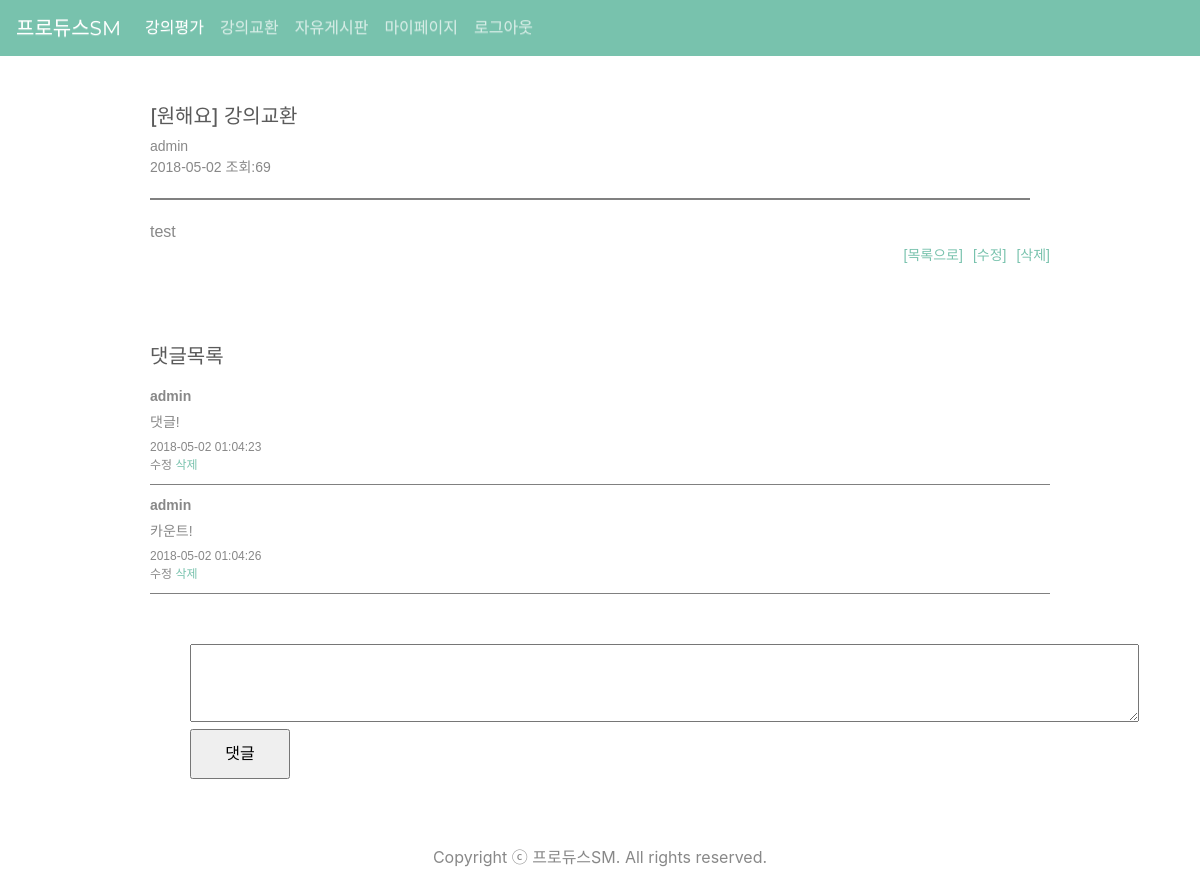
The page /page/trade_board/trade_read.php?idx=1 (signed in) on the database as committed earlier.
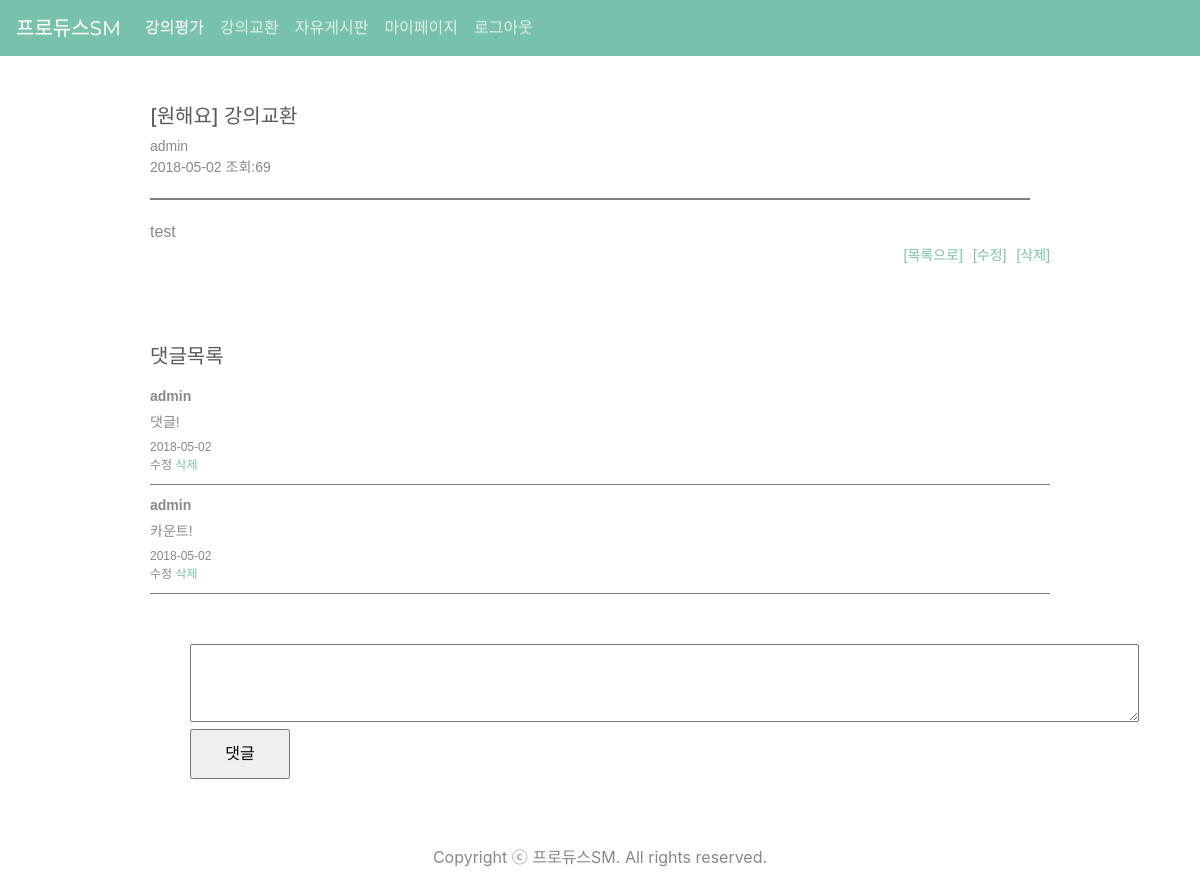
The same page on the database as committed later.
### tables this page shows
CREATE TABLE `trade_reply` (
  `idx` int(11) NOT NULL,
  `con_num` int(11) NOT NULL,
  `name` varchar(100) NOT NULL,
  `content` text NOT NULL,
  `date` date NOT NULL
);

### db.php (called while the page is built, shortened)
<?php
 $db = new mysqli("localhost","root","123456","producesm");
 $db->set_charset("utf8");
 function mq($sql){
   global $db;
   return $db->query($sql);
 }
 ?>

### page/trade_board/trade_read.php (the view, shortened to what this page needs)
<?php
include "../../db.php";
if(isset($_SESSION['userid'])){
	$bno = $_GET['idx'];
	$sql = mq("select * from trade_board where idx='".$bno."'");
	$trade_board = $sql->fetch_array();
?>
<!doctype html>
<html lang="ko">
 <head>
  <link rel="stylesheet" href="../../css/board.css" />
  <link rel="stylesheet" href="../../css/jquery-ui.css" />
	<link rel="stylesheet" href="../../css/bootstrap.min.css">
	<link rel="stylesheet" href="../../css/bootstrap-theme.min.css">
</head>
<nav class="navbar navbar-expand-lg navbar-dark bg-primary">
	<a class="navbar-brand" href="../../../index.php">프로듀스SM</a>
	<div class="collapse navbar-collapse" id="navbarColor01">
		<ul class="navbar-nav mr-auto">
			<li class="nav-item active">
				<a class="nav-link" href="../../page/evaluation.php">강의평가 <span class="sr-only">(current)</span></a>
			</li>
			<li class="nav-item">
				<a class="nav-link" href="../../page/trade.php">강의교환</a>
			</li>
			<li class="nav-item">
				<a class="nav-link" href="../../page/list.php">자유게시판</a>
			</li>
			<li class="nav-item">
				<a class="nav-link" href="../../page/mypage.php">마이페이지</a>
			</li>
		 <li class="nav-item">
				<a class="nav-link" href="../../member/logout.php">로그아웃</a>
			</li>
		</ul>
	</div>
</nav>
<body>
<div id="board_read">
	<br><br><h5>[<?php echo $trade_board['trade_header']; ?>] <?php echo $trade_board['title']; ?></h5>
		<div id="user_info">
			<?php echo $trade_board['name'];?>
			<br><?php echo $trade_board['date']; ?> 조회:<?php echo $trade_board['hit']; ?>
				<div id="bo_line"></div>
			</div>
			<div id="bo_content">
				<?php echo nl2br("$trade_board[content]"); ?>
			</div>
		<div id="bo_ser">
			<ul>
				<li><a href="../trade.php">[목록으로]</a></li>
				<?php
					if($_SESSION['userid'] == $trade_board['name'])
						{  ?>
						<li><a href="trade_modify.php?idx=<?php echo $bno; ?>">[수정]</a></li>
						<li><a href="trade_delete.php?idx=<?php echo $bno; ?>">[삭제]</a></li>
					<?php }else{ }?>
			</ul>
		</div>
<div class="reply_view">
	<h5>댓글목록</h5>
		<?php
			$sql3 = mq("select * from trade_reply where con_num='".$bno."' order by idx asc");
			while($trade_reply = $sql3->fetch_array()){
		?>
		<div class="dap_lo">
			<div><b><?php echo $trade_reply['name'];?></b></div>
			<div class="dap_to comt_edit"><?php echo nl2br("$trade_reply[content]"); ?></div>
			<div class="rep_me dap_to"><?php echo $trade_reply['date']; ?></div>
			<div class="rep_me rep_menu">
				<?php
					if($_SESSION['userid'] == $trade_reply['name'])
						{  ?>
							<a class="dat_edit_bt">수정</a>
							<a href="trade_reply_delete.php?idx=<?php echo $trade_reply['idx']; ?>">삭제</a>
					<?php }else{ }?>
			</div>
		</div>
	<?php } ?>
	<div class="dap_ins">
		<ul>
			<li class="fl"><textarea name="content" class="reply_content" id="re_content" cols="100" rows="3"></textarea></li>
			<li><input type="button" id="rep_bt" value="댓글" class="re_bt" /></li>
		</ul>
	</div>
</div>
</div>
<div class="container" style="padding-top:150px;">
	<p class="text-center">Copyright ⓒ 프로듀스SM. All rights reserved.</p>
</div>
</body>
</html>
<?php
}else{
echo "<script>alert('잘못된 접근입니다.'); location.href='../../index.php'; </script>";
	}
?>

Rows that differ between the two databases and show on the page:
changed trade_reply "댓글!": date "2018-05-02 01:04:23" → "2018-05-02"
changed trade_reply "카운트!": date "2018-05-02 01:04:26" → "2018-05-02"
